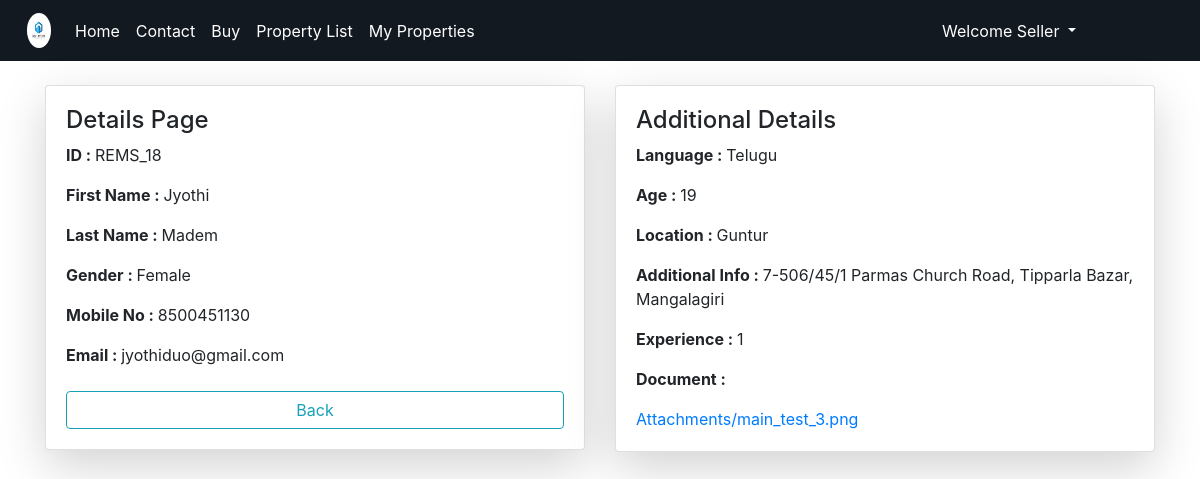
Screenshot of /approvdet/18/ (signed in) with the database file from the repository.
### RApp/models.py (models this page shows)
class User(AbstractUser):
    g = [
        ('0','--- Select Your Gender ---'),
        ('1','Male'),
        ('2','Female'),
    ]
    c=[
        ('0','Guest'),
        ('1','Buyer'),
        ('2','Seller'),
        ('3','Deny')
    ]
    mble = models.CharField(max_length=10,null=True,blank=True)
    gdr = models.CharField(choices=g,default='0',max_length=5)
    role_type_appl=models.CharField(choices=c,default='0',max_length=5)
    role_type=models.CharField(choices=c,default='0',max_length=5)
    eid=models.CharField(max_length=10)
    pfimg=models.ImageField(upload_to='Profiles/',default='pfle.png')

class seProfile(models.Model):
    t = [
        ('0','--- Select your Preference ---'),
        ('1','Residential'),
        ('2','Commercial'),
        ('3','Agriculturial'),
        ('4','Industrial'),
    ]
    sellang=models.CharField(max_length=20)
    selage=models.IntegerField()
    seloc=models.CharField(max_length=50)
    selltypes=models.CharField(choices=t,default='0',max_length=5)
    sellinfo=models.CharField(max_length=200)
    sellexpr=models.IntegerField()
    sellcerti = models.FileField(upload_to='Attachments/')
    sstatus=models.BooleanField(default=False)
    sc=models.OneToOneField(User,on_delete=models.CASCADE)

### RApp/views.py (the view)
# urls.py: path('approvdet/<int:k>/',views.detaofapp,name="appd"),
def detaofapp(request,k):
	m3 = User.objects.get(id = k)
	m5 = seProfile.objects.get(sc_id= k)
	return render(request,'html/adminapprovaldetails.html',{'z4':m3,'z5':m5})

### templates/html/adminapprovaldetails.html (shortened to what this page needs)
{% extends 'html/base.html' %}
{% block content %}
<div class="container mt-4">
    <div class="row">
        <div class="col">
            <div class="card mx-auto shadow-lg">
                <div class="card-body">
                    <h4>Details Page</h4>
                    <form method="POST">
                        <p><b>ID : </b>{{z4.eid}}</p>
                            <p><b>First Name : </b>{{z4.first_name}}</p>
                            <p><b>Last Name : </b>{{z4.last_name}}</p>
                            {% if z4.gdr == "1" %}
                                <p><b>Gender : </b>Male</p>
                            {% elif z4.gdr == "2" %}
                                <p><b>Gender : </b>Female</p>
                            {% endif %}
                            <p><b>Mobile No : </b>{{z4.mble}}</p>
                            <p><b>Email : </b>{{z4.email}}</p>
                        <div class="row">
                            <div class="col">
                                <a href="{% url 'appr' %}" class="btn btn-outline-info form-control mt-2">Back</a>
                            </div>
                        </div>
                    </form>
                </div>
            </div>
        </div>
        <div class="col">
            <div class="card mx-auto shadow-lg">
                <div class="card-body">
                    <h4>Additional Details</h4>
                    <form method="POST">
                        <p><b>Language : </b>{{z5.sellang}}</p>
                        <p><b>Age : </b>{{z5.selage}}</p>
                        <p><b>Location : </b>{{z5.seloc}}</p>
                        <p><b>Additional Info : </b>{{z5.sellinfo}}</p>
                        <p><b>Experience : </b>{{z5.sellexpr}}</p>
                        <p><b>Document : </b></p>
                        <a href="{{z5.sellcerti.url}}" target="_blank">{{z5.sellcerti.name}}</a>
                    </form>
                </div>
            </div>
        </div>
    </div>
</div>
{% endblock %}

### rows the page displays
User: eid "REMS_18", first_name "Jyothi", last_name "Madem", mble "8500451130", email "jyothiduo@gmail.com"
seProfile: sellang "Telugu", selage "19", seloc "Guntur", sellinfo "7-506/45/1 Parmas Church Road, Tipparla Bazar, Mangalagiri", sellexpr "1", sellcerti.name "Attachments/main_test_3.png"
